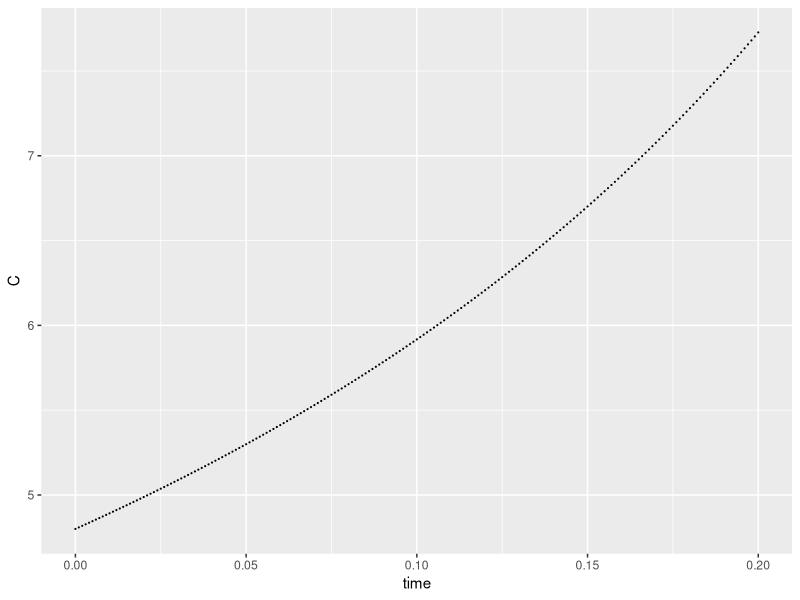

The R script that drew this image:
## ---- chunk 1
#| eval: true
#| echo: false
library(kableExtra)
## ---- chunk 2
#| echo: false
t_0 <- data.frame(t = 0, P = 0.2, 'dPdt' = 0.024)

kable(t_0) |> 
  kable_styling(full_width = FALSE)
## ---- chunk 3
#| echo: false
t_1 <- data.frame(t = c(0,1), P = c(0.2, 0.224), 'dPdt' = c(0.024, 0.02473))

kable(t_1) |> 
  kable_styling(full_width = FALSE)
## ---- chunk 4
#| echo: false
t_2 <- data.frame(t = c(0,1,2), P = c(0.2, 0.224, 0.24873), 'dPdt' = c(0.024, 0.02473, 0.024999))

kable(t_2) |> 
  kable_styling(full_width = FALSE)
## ---- chunk 5
#| message: false
#| warning: false
# load packages ----
library(deSolve)
library(tidyverse)
## ---- chunk 6
# Create a time sequence ----
time_seq <- seq(from = 0, to = 0.2, by = 0.001)
## ---- chunk 7
# Set some parameter values (these can change - keep it in mind) ----
parameter_example <- c(lambda = 0.4, delta = 0.06)

# Set the initial conditions ----
init_cond_example <- c(C = 4.8)
## ---- chunk 8
# Prepare the series of differential equations as a function (here, we only have 1 equation), which take three arguments aka inputs (a sequence of time steps, a list of our initial conditions, and a list of our parameter values) ----
df_equation_example <- function(time_seq, init_cond_example, parameter_example) {
  
  # using our initial conditions and parameter values ....
  with(as.list(c(init_cond_example, parameter_example)), {
    
    # ... estimate the numerical solutions to this differential equation....
    dCdt = lambda * C^2 - 3.1 * delta
    
    # ...and return a list of approximated solutions calculated at each time step for all equations (again, here we only have 1 equation that we're solving for)
    return(list(c(dCdt)))
    
  })
}
## ---- chunk 9
# Find the approximate the solution using `deSolve::ode()` ----
approx_df_example <- ode(y = init_cond_example,
                         times = time_seq, 
                         func = df_equation_example, 
                         parms = parameter_example)

# Check the class ----
class(approx_df_example)

# We really want this to be a data frame for plotting (more to come in EDS 221) ----
approx_df_example <- data.frame(approx_df_example)
class(approx_df_example) # you might also consider looking at it using `View(approx_df_example)`

# Plot it ----
ggplot(data = approx_df_example, aes(x = time, y = C)) +
  geom_point(size = 0.1)
